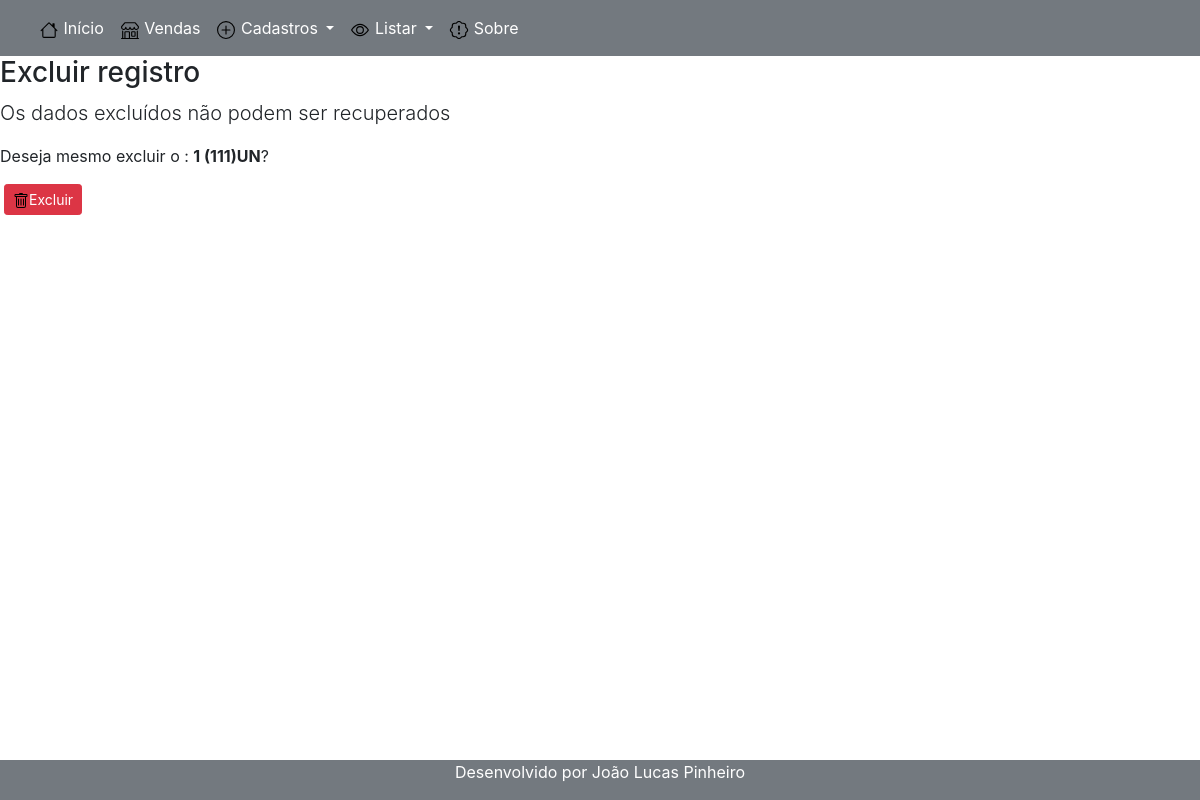
The page /excluir/produto/6 on the database as committed earlier.
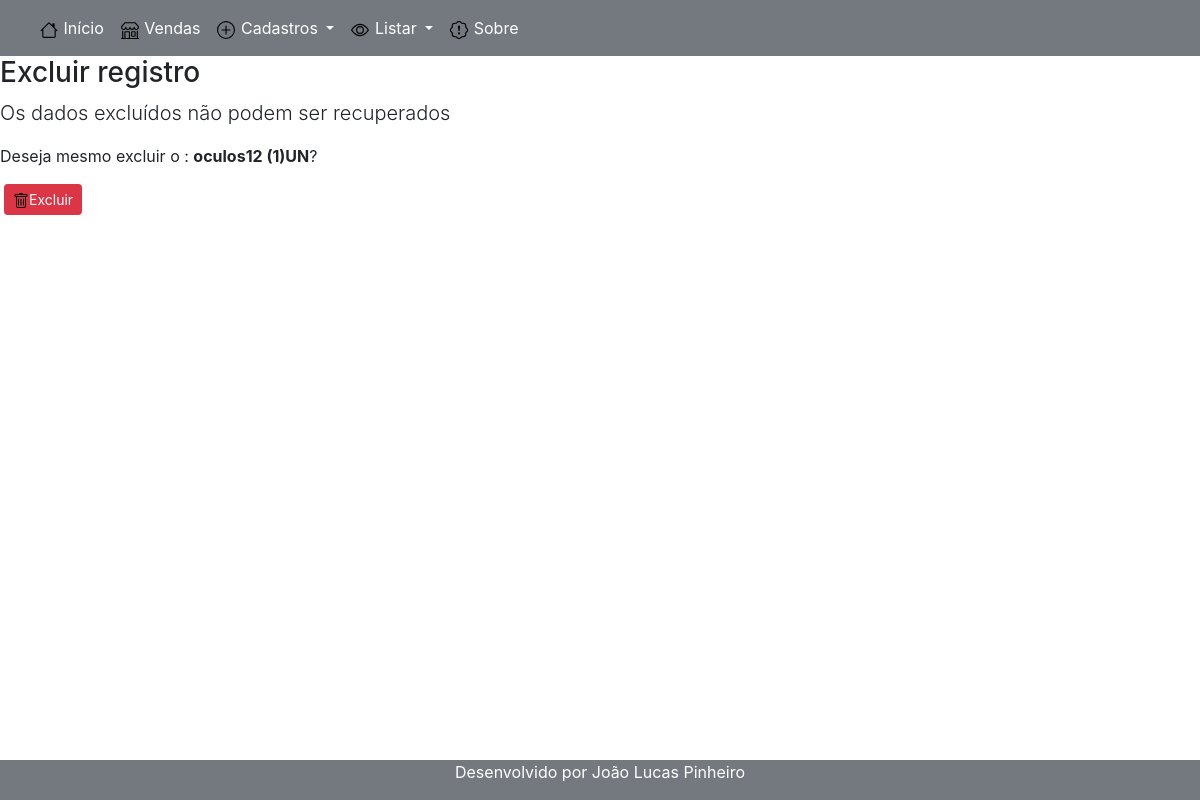
The same page on the database as committed later.
### cadastros/models.py (models this page shows)
class Produto(models.Model):
    nome_produto = models.CharField("Nome:", max_length=255, blank=False, unique=True)
    quantidade_produto = models.IntegerField("Quantidade:", blank=False)
    precocompra_produto = models.DecimalField("Preço de compra:", max_digits=6, decimal_places=2)
    precovenda_produto = models.DecimalField("Preço de venda:",max_digits=6, decimal_places=2)
    tipo = models.CharField(max_length=50, default="produto")
    def __str__(self):
        return "{} ({})UN".format(self.nome_produto, self.quantidade_produto)

### cadastros/views.py (the view, shortened to what this page needs)
# urls.py: path('excluir/produto/<int:pk>',ProdutoDelete.as_view(), name ='excluir-produto'),
class ProdutoDelete(DeleteView):
    model = Produto
    template_name = "cadastros/form-excluirProduto.html"
    success_url = reverse_lazy('listar-produto')

### cadastros/templates/cadastros/form-excluirProduto.html (shortened to what this page needs)
{% extends 'paginas/modelo.html' %}
{% load static %}
{% block Principal %}
<h3>
    Excluir registro
</h3>
<p class="lead">
    Os dados excluídos não podem ser recuperados
</p>
<form id="delete-form" action="{% url 'excluir-produto' object.pk %}" method="post">
    <p>
        Deseja mesmo excluir o : <b>{{ object}}</b>?
    </p>
    <button type="button" id="confirm-delete-btn" class="btn btn-danger btn-sm form-group mx-sm-1 mb-2">
        <img src="{% static 'img/lixo.svg' %}">Excluir
    </button>
</form>
{% endblock %}

Rows that differ between the two databases and show on the page:
changed Produto: nome_produto+quantidade_produto "1 (111)UN" → "oculos12 (1)UN"
